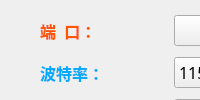
  <widget class="QDockWidget" name="dockUsrtConfig">
   <property name="windowTitle">
    <string>配置串口</string>
   </property>
   <attribute name="dockWidgetArea">
    <number>1</number>
   </attribute>
   <widget class="QWidget" name="dockWidgetContents_2">
    <widget class="QWidget" name="verticalLayoutWidget">
     <property name="geometry">
      <rect>
       <x>40</x>
       <y>10</y>
       <width>261</width>
       <height>291</height>
      </rect>
     </property>
     <layout class="QVBoxLayout" name="verticalLayout_2">
      <item>
       <layout class="QHBoxLayout" name="horizontalLayout_2">
        <item>
         <widget class="QLabel" name="label">
          <property name="palette">
           <palette>
            <active>
             <colorrole role="WindowText">
              <brush brushstyle="SolidPattern">
               <color alpha="255">
                <red>255</red>
                <green>85</green>
                <blue>0</blue>
               </color>
              </brush>
             </colorrole>
            </active>
            <inactive>
             <colorrole role="WindowText">
              <brush brushstyle="SolidPattern">
               <color alpha="255">
                <red>255</red>
                <green>85</green>
                <blue>0</blue>
               </color>
              </brush>
             </colorrole>
            </inactive>
            <disabled>
             <colorrole role="WindowText">
              <brush brushstyle="SolidPattern">
               <color alpha="255">
                <red>120</red>
                <green>120</green>
                <blue>120</blue>
               </color>
              </brush>
             </colorrole>
            </disabled>
           </palette>
          </property>
          <property name="font">
           <font>
            <family>楷体</family>
            <pointsize>12</pointsize>
            <weight>75</weight>
            <bold>true</bold>
           </font>
          </property>
          <property name="text">
           <string>端  口：</string>
          </property>
         </widget>
        </item>
        <item>
         <widget class="QComboBox" name="comboBox_com">
          <property name="palette">
           <palette>
            <active>
             <colorrole role="Text">
              <brush brushstyle="SolidPattern">
               <color alpha="255">
                <red>255</red>
                <green>85</green>
                <blue>127</blue>
               </color>
              </brush>
             </colorrole>
             <colorrole role="PlaceholderText">
              <brush brushstyle="NoBrush">
               <color alpha="128">
                <red>255</red>
                <green>85</green>
                <blue>127</blue>
               </color>
              </brush>
             </colorrole>
            </active>
            <inactive>
             <colorrole role="Text">
              <brush brushstyle="SolidPattern">
               <color alpha="255">
                <red>255</red>
                <green>85</green>
                <blue>127</blue>
               </color>
              </brush>
             </colorrole>
             <colorrole role="PlaceholderText">
              <brush brushstyle="NoBrush">
               <color alpha="128">
                <red>255</red>
                <green>85</green>
                <blue>127</blue>
               </color>
              </brush>
             </colorrole>
            </inactive>
            <disabled>
             <colorrole role="Text">
              <brush brushstyle="SolidPattern">
               <color alpha="255">
                <red>120</red>
                <green>120</green>
                <blue>120</blue>
               </color>
              </brush>
             </colorrole>
             <colorrole role="PlaceholderText">
              <brush brushstyle="NoBrush">
               <color alpha="128">
                <red>255</red>
                <green>85</green>
                <blue>127</blue>
               </color>
              </brush>
             </colorrole>
            </disabled>
           </palette>
          </property>
          <property name="font">
           <font>
            <family>楷体</family>
            <pointsize>12</pointsize>
            <weight>50</weight>
            <bold>false</bold>
           </font>
          </property>
         </widget>
        </item>
       </layout>
      </item>
      <item>
       <layout class="QHBoxLayout" name="horizontalLayout_10">
        <item>
         <widget class="QLabel" name="label_2">
          <property name="palette">
           <palette>
            <active>
             <colorrole role="WindowText">
              <brush brushstyle="SolidPattern">
               <color alpha="255">
                <red>0</red>
                <green>170</green>
                <blue>255</blue>
               </color>
              </brush>
             </colorrole>
            </active>
            <inactive>
             <colorrole role="WindowText">
              <brush brushstyle="SolidPattern">
               <color alpha="255">
                <red>0</red>
                <green>170</green>
                <blue>255</blue>
               </color>
              </brush>
             </colorrole>
            </inactive>
            <disabled>
             <colorrole role="WindowText">
              <brush brushstyle="SolidPattern">
               <color alpha="255">
                <red>120</red>
                <green>120</green>
                <blue>120</blue>
               </color>
              </brush>
             </colorrole>
            </disabled>
           </palette>
          </property>
          <property name="font">
           <font>
            <family>楷体</family>
            <pointsize>12</pointsize>
            <weight>75</weight>
            <bold>true</bold>
           </font>
          </property>
          <property name="text">
           <string>波特率：</string>
          </property>
         </widget>
        </item>
        <item>
         <widget class="QComboBox" name="comboBoxbaud">
          <property name="enabled">
           <bool>true</bool>
          </property>
          <property name="palette">
           <palette>
            <active>
             <colorrole role="WindowText">
              <brush brushstyle="SolidPattern">
               <color alpha="255">
                <red>255</red>
                <green>252</green>
                <blue>205</blue>
               </color>
              </brush>
             </colorrole>
             <colorrole role="Text">
              <brush brushstyle="SolidPattern">
               <color alpha="255">
                <red>170</red>
                <green>0</green>
                <blue>0</blue>
               </color>
              </brush>
             </colorrole>
             <colorrole role="PlaceholderText">
              <brush brushstyle="NoBrush">
               <color alpha="128">
                <red>170</red>
                <green>0</green>
                <blue>0</blue>
               </color>
              </brush>
             </colorrole>
            </active>
            <inactive>
             <colorrole role="WindowText">
              <brush brushstyle="SolidPattern">
               <color alpha="255">
                <red>255</red>
                <green>252</green>
                <blue>205</blue>
               </color>
              </brush>
             </colorrole>
             <colorrole role="Text">
              <brush brushstyle="SolidPattern">
               <color alpha="255">
                <red>170</red>
                <green>0</green>
                <blue>0</blue>
               </color>
              </brush>
             </colorrole>
             <colorrole role="PlaceholderText">
              <brush brushstyle="NoBrush">
               <color alpha="128">
                <red>170</red>
                <green>0</green>
                <blue>0</blue>
               </color>
              </brush>
             </colorrole>
            </inactive>
            <disabled>
             <colorrole role="WindowText">
              <brush brushstyle="SolidPattern">
               <color alpha="255">
                <red>120</red>
                <green>120</green>
                <blue>120</blue>
               </color>
              </brush>
             </colorrole>
             <colorrole role="Text">
              <brush brushstyle="SolidPattern">
               <color alpha="255">
                <red>120</red>
                <green>120</green>
                <blue>120</blue>
               </color>
              </brush>
             </colorrole>
             <colorrole role="PlaceholderText">
              <brush brushstyle="NoBrush">
               <color alpha="128">
                <red>170</red>
                <green>0</green>
                <blue>0</blue>
               </color>
              </brush>
             </colorrole>
            </disabled>
           </palette>
          </property>
          <property name="font">
           <font>
            <family>楷体</family>
            <pointsize>12</pointsize>
            <weight>50</weight>
            <bold>false</bold>
           </font>
          </property>
          <property name="currentIndex">
           <number>7</number>
          </property>
          <item>
           <property name="text">
            <string>1200</string>
           </property>
          </item>
          <item>
           <property name="text">
            <string>2400</string>
           </property>
          </item>
          <item>
           <property name="text">
            <string>4800</string>
           </property>
          </item>
          <item>
           <property name="text">
            <string>9600</string>
           </property>
          </item>
          <item>
           <property name="text">
            <string>19200</string>
           </property>
          </item>
          <item>
           <property name="text">
            <string>38400</string>
           </property>
          </item>
          <item>
           <property name="text">
            <string>57600</string>
           </property>
          </item>
          <item>
           <property name="text">
            <string>115200</string>
           </property>
          </item>
          <item>
           <property name="text">
            <string>230400</string>
           </property>
          </item>
         </widget>
        </item>
       </layout>
      </item>
      <item>
       <layout class="QHBoxLayout" name="horizontalLayout_4">
        <item>
         <widget class="QLabel" name="label_3">
          <property name="palette">
           <palette>
            <active>
             <colorrole role="WindowText">
              <brush brushstyle="SolidPattern">
               <color alpha="255">
                <red>170</red>
                <green>170</green>
                <blue>127</blue>
               </color>
              </brush>
             </colorrole>
            </active>
            <inactive>
             <colorrole role="WindowText">
              <brush brushstyle="SolidPattern">
               <color alpha="255">
                <red>170</red>
                <green>170</green>
                <blue>127</blue>
               </color>
              </brush>
             </colorrole>
            </inactive>
            <disabled>
             <colorrole role="WindowText">
              <brush brushstyle="SolidPattern">
               <color alpha="255">
                <red>120</red>
                <green>120</green>
                <blue>120</blue>
               </color>
              </brush>
             </colorrole>
            </disabled>
           </palette>
          </property>
          <property name="font">
           <font>
            <family>楷体</family>
            <pointsize>12</pointsize>
            <weight>75</weight>
            <bold>true</bold>
           </font>
          </property>
          <property name="text">
           <string>数据位：</string>
          </property>
         </widget>
        </item>
        <item>
         <widget class="QComboBox" name="comboBox_databit">
          <property name="enabled">
           <bool>true</bool>
          </property>
          <property name="palette">
           <palette>
            <active>
             <colorrole role="Text">
              <brush brushstyle="SolidPattern">
               <color alpha="255">
                <red>170</red>
                <green>0</green>
                <blue>0</blue>
               </color>
              </brush>
             </colorrole>
             <colorrole role="PlaceholderText">
              <brush brushstyle="NoBrush">
               <color alpha="128">
                <red>170</red>
                <green>0</green>
                <blue>0</blue>
               </color>
              </brush>
             </colorrole>
            </active>
            <inactive>
             <colorrole role="Text">
              <brush brushstyle="SolidPattern">
               <color alpha="255">
                <red>170</red>
                <green>0</green>
                <blue>0</blue>
               </color>
              </brush>
             </colorrole>
             <colorrole role="PlaceholderText">
              <brush brushstyle="NoBrush">
               <color alpha="128">
                <red>170</red>
                <green>0</green>
                <blue>0</blue>
               </color>
              </brush>
             </colorrole>
            </inactive>
            <disabled>
             <colorrole role="Text">
              <brush brushstyle="SolidPattern">
               <color alpha="255">
                <red>120</red>
                <green>120</green>
                <blue>120</blue>
               </color>
              </brush>
             </colorrole>
             <colorrole role="PlaceholderText">
              <brush brushstyle="NoBrush">
               <color alpha="128">
                <red>170</red>
                <green>0</green>
                <blue>0</blue>
               </color>
              </brush>
             </colorrole>
            </disabled>
           </palette>
          </property>
          <property name="font">
           <font>
            <family>楷体</family>
            <pointsize>12</pointsize>
            <weight>50</weight>
            <bold>false</bold>
           </font>
          </property>
          <property name="currentIndex">
           <number>3</number>
          </property>
          <item>
           <property name="text">
            <string>5</string>
           </property>
          </item>
          <item>
           <property name="text">
            <string>6</string>
           </property>
          </item>
          <item>
           <property name="text">
            <string>7</string>
           </property>
          </item>
          <item>
           <property name="text">
            <string>8</string>
           </property>
          </item>
         </widget>
        </item>
       </layout>
      </item>
      <item>
       <layout class="QHBoxLayout" name="horizontalLayout_5">
        <item>
         <widget class="QLabel" name="label_4">
          <property name="palette">
           <palette>
            <active>
             <colorrole role="WindowText">
              <brush brushstyle="SolidPattern">
               <color alpha="255">
                <red>0</red>
                <green>85</green>
                <blue>0</blue>
               </color>
              </brush>
             </colorrole>
            </active>
            <inactive>
             <colorrole role="WindowText">
              <brush brushstyle="SolidPattern">
               <color alpha="255">
                <red>0</red>
                <green>85</green>
                <blue>0</blue>
               </color>
              </brush>
             </colorrole>
            </inactive>
            <disabled>
             <colorrole role="WindowText">
              <brush brushstyle="SolidPattern">
               <color alpha="255">
                <red>120</red>
                <green>120</green>
                <blue>120</blue>
               </color>
              </brush>
             </colorrole>
            </disabled>
           </palette>
          </property>
          <property name="font">
           <font>
            <family>楷体</family>
            <pointsize>12</pointsize>
            <weight>75</weight>
            <bold>true</bold>
           </font>
          </property>
          <property name="text">
           <string>校验位：</string>
          </property>
         </widget>
        </item>
        <item>
         <widget class="QComboBox" name="comboBox_check">
          <property name="enabled">
           <bool>true</bool>
          </property>
          <property name="palette">
           <palette>
            <active>
             <colorrole role="Text">
              <brush brushstyle="SolidPattern">
               <color alpha="255">
                <red>170</red>
                <green>0</green>
                <blue>0</blue>
               </color>
              </brush>
             </colorrole>
             <colorrole role="PlaceholderText">
              <brush brushstyle="NoBrush">
               <color alpha="128">
                <red>170</red>
                <green>0</green>
                <blue>0</blue>
               </color>
              </brush>
             </colorrole>
            </active>
            <inactive>
             <colorrole role="Text">
              <brush brushstyle="SolidPattern">
               <color alpha="255">
                <red>170</red>
                <green>0</green>
                <blue>0</blue>
               </color>
              </brush>
             </colorrole>
             <colorrole role="PlaceholderText">
              <brush brushstyle="NoBrush">
               <color alpha="128">
                <red>170</red>
                <green>0</green>
                <blue>0</blue>
               </color>
              </brush>
             </colorrole>
            </inactive>
            <disabled>
             <colorrole role="Text">
              <brush brushstyle="SolidPattern">
               <color alpha="255">
                <red>120</red>
                <green>120</green>
                <blue>120</blue>
               </color>
              </brush>
             </colorrole>
             <colorrole role="PlaceholderText">
              <brush brushstyle="NoBrush">
               <color alpha="128">
                <red>170</red>
                <green>0</green>
                <blue>0</blue>
               </color>
              </brush>
             </colorrole>
            </disabled>
           </palette>
          </property>
          <property name="font">
           <font>
            <family>楷体</family>
            <pointsize>12</pointsize>
            <weight>50</weight>
            <bold>false</bold>
           </font>
          </property>
          <item>
           <property name="text">
            <string>无</string>
           </property>
          </item>
          <item>
           <property name="text">
            <string>偶校验</string>
           </property>
          </item>
          <item>
           <property name="text">
            <string>奇校验</string>
           </property>
          </item>
          <item>
           <property name="text">
            <string>0校验</string>
           </property>
          </item>
          <item>
           <property name="text">
            <string>1校验</string>
           </property>
          </item>
         </widget>
        </item>
       </layout>
      </item>
      <item>
       <layout class="QHBoxLayout" name="horizontalLayout_9">
        <item>
         <widget class="QLabel" name="label_5">
          <property name="palette">
           <palette>
            <active>
             <colorrole role="WindowText">
              <brush brushstyle="SolidPattern">
               <color alpha="255">
                <red>0</red>
                <green>0</green>
                <blue>255</blue>
               </color>
              </brush>
             </colorrole>
            </active>
            <inactive>
             <colorrole role="WindowText">
              <brush brushstyle="SolidPattern">
               <color alpha="255">
                <red>0</red>
                <green>0</green>
                <blue>255</blue>
               </color>
              </brush>
             </colorrole>
            </inactive>
            <disabled>
             <colorrole role="WindowText">
              <brush brushstyle="SolidPattern">
               <color alpha="255">
                <red>120</red>
                <green>120</green>
                <blue>120</blue>
               </color>
              </brush>
             </colorrole>
            </disabled>
           </palette>
          </property>
          <property name="font">
           <font>
            <family>楷体</family>
            <pointsize>12</pointsize>
            <weight>75</weight>
            <bold>true</bold>
           </font>
          </property>
          <property name="text">
           <string>停止位：</string>
          </property>
         </widget>
        </item>
        <item>
         <widget class="QComboBox" name="comboBox_StopBit">
          <property name="enabled">
           <bool>true</bool>
          </property>
          <property name="palette">
           <palette>
            <active>
             <colorrole role="Text">
              <brush brushstyle="SolidPattern">
               <color alpha="255">
                <red>170</red>
                <green>0</green>
                <blue>0</blue>
               </color>
              </brush>
             </colorrole>
             <colorrole role="PlaceholderText">
              <brush brushstyle="NoBrush">
               <color alpha="128">
                <red>170</red>
                <green>0</green>
                <blue>0</blue>
               </color>
              </brush>
             </colorrole>
            </active>
            <inactive>
             <colorrole role="Text">
              <brush brushstyle="SolidPattern">
               <color alpha="255">
                <red>170</red>
                <green>0</green>
                <blue>0</blue>
               </color>
              </brush>
             </colorrole>
             <colorrole role="PlaceholderText">
              <brush brushstyle="NoBrush">
               <color alpha="128">
                <red>170</red>
                <green>0</green>
                <blue>0</blue>
               </color>
              </brush>
             </colorrole>
            </inactive>
            <disabled>
             <colorrole role="Text">
              <brush brushstyle="SolidPattern">
               <color alpha="255">
                <red>120</red>
                <green>120</green>
                <blue>120</blue>
               </color>
              </brush>
             </colorrole>
             <colorrole role="PlaceholderText">
              <brush brushstyle="NoBrush">
               <color alpha="128">
                <red>170</red>
                <green>0</green>
                <blue>0</blue>
               </color>
              </brush>
             </colorrole>
            </disabled>
           </palette>
          </property>
          <property name="font">
           <font>
            <family>楷体</family>
            <pointsize>12</pointsize>
            <weight>50</weight>
            <bold>false</bold>
           </font>
          </property>
          <item>
           <property name="text">
            <string>1</string>
           </property>
          </item>
          <item>
           <property name="text">
            <string>1.5</string>
           </property>
          </item>
          <item>
           <property name="text">
            <string>2</string>
           </property>
          </item>
         </widget>
        </item>
       </layout>
      </item>
      <item>
       <layout class="QHBoxLayout" name="horizontalLayout_8">
        <item>
         <widget class="QLabel" name="label_6">
          <property name="palette">
           <palette>
            <active>
             <colorrole role="WindowText">
              <brush brushstyle="SolidPattern">
               <color alpha="255">
                <red>170</red>
                <green>0</green>
                <blue>127</blue>
               </color>
              </brush>
             </colorrole>
            </active>
            <inactive>
             <colorrole role="WindowText">
              <brush brushstyle="SolidPattern">
               <color alpha="255">
                <red>170</red>
                <green>0</green>
                <blue>127</blue>
               </color>
              </brush>
             </colorrole>
            </inactive>
            <disabled>
             <colorrole role="WindowText">
              <brush brushstyle="SolidPattern">
               <color alpha="255">
                <red>120</red>
                <green>120</green>
                <blue>120</blue>
               </color>
              </brush>
             </colorrole>
            </disabled>
           </palette>
          </property>
          <property name="font">
           <font>
            <family>楷体</family>
            <pointsize>12</pointsize>
            <weight>75</weight>
            <bold>true</bold>
           </font>
          </property>
          <property name="text">
           <string>控制流：</string>
          </property>
         </widget>
        </item>
        <item>
         <widget class="QComboBox" name="comboBox_hardwareFlow">
          <property name="palette">
           <palette>
            <active>
             <colorrole role="Text">
              <brush brushstyle="SolidPattern">
               <color alpha="255">
                <red>170</red>
                <green>0</green>
                <blue>0</blue>
               </color>
              </brush>
             </colorrole>
             <colorrole role="PlaceholderText">
              <brush brushstyle="NoBrush">
               <color alpha="128">
                <red>170</red>
                <green>0</green>
                <blue>0</blue>
               </color>
              </brush>
             </colorrole>
            </active>
            <inactive>
             <colorrole role="Text">
              <brush brushstyle="SolidPattern">
               <color alpha="255">
                <red>170</red>
                <green>0</green>
                <blue>0</blue>
               </color>
              </brush>
             </colorrole>
             <colorrole role="PlaceholderText">
              <brush brushstyle="NoBrush">
               <color alpha="128">
                <red>170</red>
                <green>0</green>
                <blue>0</blue>
               </color>
              </brush>
             </colorrole>
            </inactive>
            <disabled>
             <colorrole role="Text">
              <brush brushstyle="SolidPattern">
               <color alpha="255">
                <red>120</red>
                <green>120</green>
                <blue>120</blue>
               </color>
              </brush>
             </colorrole>
             <colorrole role="PlaceholderText">
              <brush brushstyle="NoBrush">
               <color alpha="128">
                <red>170</red>
                <green>0</green>
                <blue>0</blue>
               </color>
              </brush>
             </colorrole>
            </disabled>
           </palette>
          </property>
          <property name="font">
           <font>
            <family>楷体</family>
            <pointsize>12</pointsize>
            <weight>50</weight>
            <bold>false</bold>
           </font>
          </property>
          <item>
           <property name="text">
            <string>无</string>
           </property>
          </item>
          <item>
           <property name="text">
            <string>硬件</string>
           </property>
          </item>
          <item>
           <property name="text">
            <string>软件</string>
           </property>
          </item>
         </widget>
        </item>
       </layout>
      </item>
      <item>
       <layout class="QHBoxLayout" name="horizontalLayout_7">
        <item>
         <widget class="QPushButton" name="pushButton_yes">
          <property name="palette">
           <palette>
            <active>
             <colorrole role="WindowText">
              <brush brushstyle="SolidPattern">
               <color alpha="255">
                <red>0</red>
                <green>255</green>
                <blue>0</blue>
               </color>
              </brush>
             </colorrole>
             <colorrole role="ButtonText">
              <brush brushstyle="SolidPattern">
               <color alpha="255">
                <red>62</red>
                <green>214</green>
                <blue>255</blue>
               </color>
              </brush>
             </colorrole>
            </active>
            <inactive>
             <colorrole role="WindowText">
              <brush brushstyle="SolidPattern">
               <color alpha="255">
                <red>0</red>
                <green>255</green>
                <blue>0</blue>
               </color>
              </brush>
             </colorrole>
             <colorrole role="ButtonText">
              <brush brushstyle="SolidPattern">
               <color alpha="255">
                <red>62</red>
                <green>214</green>
                <blue>255</blue>
               </color>
              </brush>
             </colorrole>
            </inactive>
            <disabled>
             <colorrole role="WindowText">
              <brush brushstyle="SolidPattern">
               <color alpha="255">
                <red>120</red>
                <green>120</green>
                <blue>120</blue>
               </color>
              </brush>
             </colorrole>
             <colorrole role="ButtonText">
              <brush brushstyle="SolidPattern">
               <color alpha="255">
                <red>120</red>
                <green>120</green>
                <blue>120</blue>
               </color>
              </brush>
             </colorrole>
            </disabled>
           </palette>
          </property>
          <property name="text">
           <string>确定</string>
          </property>
         </widget>
        </item>
        <item>
         <widget class="QPushButton" name="pushButton_no">
          <property name="palette">
           <palette>
            <active>
             <colorrole role="ButtonText">
              <brush brushstyle="SolidPattern">
               <color alpha="255">
                <red>170</red>
                <green>170</green>
                <blue>0</blue>
               </color>
              </brush>
             </colorrole>
            </active>
            <inactive>
             <colorrole role="ButtonText">
              <brush brushstyle="SolidPattern">
               <color alpha="255">
                <red>170</red>
                <green>170</green>
                <blue>0</blue>
               </color>
              </brush>
             </colorrole>
            </inactive>
            <disabled>
             <colorrole role="ButtonText">
              <brush brushstyle="SolidPattern">
               <color alpha="255">
                <red>120</red>
                <green>120</green>
                <blue>120</blue>
               </color>
              </brush>
             </colorrole>
            </disabled>
           </palette>
          </property>
          <property name="text">
           <string>取消</string>
          </property>
         </widget>
        </item>
       </layout>
      </item>
     </layout>
    </widget>
   </widget>
  </widget>
